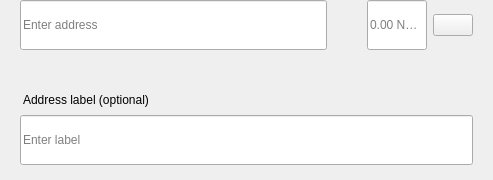
<?xml version="1.0" encoding="UTF-8"?>
<ui version="4.0">
 <class>SendMultiRow</class>
 <widget class="QWidget" name="SendMultiRow">
  <property name="geometry">
   <rect>
    <x>0</x>
    <y>0</y>
    <width>493</width>
    <height>180</height>
   </rect>
  </property>
  <property name="minimumSize">
   <size>
    <width>0</width>
    <height>0</height>
   </size>
  </property>
  <property name="maximumSize">
   <size>
    <width>16777215</width>
    <height>16777215</height>
   </size>
  </property>
  <property name="windowTitle">
   <string>Form</string>
  </property>
  <layout class="QVBoxLayout" name="verticalLayout_3">
   <property name="spacing">
    <number>0</number>
   </property>
   <property name="leftMargin">
    <number>0</number>
   </property>
   <property name="topMargin">
    <number>0</number>
   </property>
   <property name="rightMargin">
    <number>20</number>
   </property>
   <property name="bottomMargin">
    <number>5</number>
   </property>
   <item alignment="Qt::AlignTop">
    <widget class="QWidget" name="widget" native="true">
     <property name="sizePolicy">
      <sizepolicy hsizetype="Expanding" vsizetype="Maximum">
       <horstretch>0</horstretch>
       <verstretch>0</verstretch>
      </sizepolicy>
     </property>
     <property name="minimumSize">
      <size>
       <width>0</width>
       <height>60</height>
      </size>
     </property>
     <property name="maximumSize">
      <size>
       <width>16777215</width>
       <height>85</height>
      </size>
     </property>
     <layout class="QHBoxLayout" name="horizontalLayout" stretch="6,0,2">
      <property name="spacing">
       <number>0</number>
      </property>
      <property name="leftMargin">
       <number>8</number>
      </property>
      <property name="topMargin">
       <number>0</number>
      </property>
      <property name="rightMargin">
       <number>0</number>
      </property>
      <property name="bottomMargin">
       <number>0</number>
      </property>
      <item alignment="Qt::AlignTop">
       <widget class="QStackedWidget" name="stackedAddress">
        <property name="minimumSize">
         <size>
          <width>0</width>
          <height>50</height>
         </size>
        </property>
        <property name="maximumSize">
         <size>
          <width>16777215</width>
          <height>50</height>
         </size>
        </property>
        <widget class="QWidget" name="page_4">
         <property name="sizePolicy">
          <sizepolicy hsizetype="Expanding" vsizetype="Preferred">
           <horstretch>0</horstretch>
           <verstretch>0</verstretch>
          </sizepolicy>
         </property>
         <property name="minimumSize">
          <size>
           <width>0</width>
           <height>50</height>
          </size>
         </property>
         <property name="maximumSize">
          <size>
           <width>16777215</width>
           <height>55</height>
          </size>
         </property>
         <layout class="QVBoxLayout" name="verticalLayout_7">
          <property name="spacing">
           <number>0</number>
          </property>
          <property name="leftMargin">
           <number>12</number>
          </property>
          <property name="topMargin">
           <number>0</number>
          </property>
          <property name="rightMargin">
           <number>0</number>
          </property>
          <property name="bottomMargin">
           <number>0</number>
          </property>
          <item>
           <widget class="QLineEdit" name="lineEditAddress">
            <property name="minimumSize">
             <size>
              <width>0</width>
              <height>50</height>
             </size>
            </property>
            <property name="maximumSize">
             <size>
              <width>16777215</width>
              <height>50</height>
             </size>
            </property>
            <property name="placeholderText">
             <string>Enter address</string>
            </property>
           </widget>
          </item>
         </layout>
        </widget>
        <widget class="QWidget" name="page_3"/>
       </widget>
      </item>
      <item>
       <spacer name="horizontalSpacer_3">
        <property name="orientation">
         <enum>Qt::Horizontal</enum>
        </property>
        <property name="sizeType">
         <enum>QSizePolicy::Fixed</enum>
        </property>
        <property name="sizeHint" stdset="0">
         <size>
          <width>40</width>
          <height>20</height>
         </size>
        </property>
       </spacer>
      </item>
      <item>
       <layout class="QHBoxLayout" name="horizontalLayout_2">
        <property name="spacing">
         <number>6</number>
        </property>
        <item alignment="Qt::AlignTop">
         <widget class="QLineEdit" name="lineEditAmount">
          <property name="sizePolicy">
           <sizepolicy hsizetype="Expanding" vsizetype="Preferred">
            <horstretch>0</horstretch>
            <verstretch>0</verstretch>
           </sizepolicy>
          </property>
          <property name="minimumSize">
           <size>
            <width>0</width>
            <height>50</height>
           </size>
          </property>
          <property name="maximumSize">
           <size>
            <width>16777215</width>
            <height>50</height>
           </size>
          </property>
          <property name="maxLength">
           <number>17</number>
          </property>
          <property name="alignment">
           <set>Qt::AlignLeading|Qt::AlignLeft|Qt::AlignVCenter</set>
          </property>
          <property name="placeholderText">
           <string notr="true">0.00 NAKAM</string>
          </property>
         </widget>
        </item>
        <item>
         <layout class="QVBoxLayout" name="verticalLayout">
          <property name="topMargin">
           <number>14</number>
          </property>
          <property name="bottomMargin">
           <number>0</number>
          </property>
          <item alignment="Qt::AlignTop">
           <widget class="QPushButton" name="btnMenu">
            <property name="minimumSize">
             <size>
              <width>0</width>
              <height>0</height>
             </size>
            </property>
            <property name="maximumSize">
             <size>
              <width>16777215</width>
              <height>16777215</height>
             </size>
            </property>
            <property name="focusPolicy">
             <enum>Qt::NoFocus</enum>
            </property>
            <property name="text">
             <string/>
            </property>
           </widget>
          </item>
         </layout>
        </item>
       </layout>
      </item>
     </layout>
    </widget>
   </item>
   <item>
    <widget class="QWidget" name="layoutLabel" native="true">
     <property name="minimumSize">
      <size>
       <width>0</width>
       <height>0</height>
      </size>
     </property>
     <property name="maximumSize">
      <size>
       <width>16777215</width>
       <height>16777215</height>
      </size>
     </property>
     <layout class="QVBoxLayout" name="verticalLayout_9">
      <property name="spacing">
       <number>6</number>
      </property>
      <property name="leftMargin">
       <number>20</number>
      </property>
      <property name="topMargin">
       <number>0</number>
      </property>
      <property name="rightMargin">
       <number>0</number>
      </property>
      <property name="bottomMargin">
       <number>10</number>
      </property>
      <item>
       <spacer name="verticalSpacer">
        <property name="orientation">
         <enum>Qt::Vertical</enum>
        </property>
        <property name="sizeType">
         <enum>QSizePolicy::Fixed</enum>
        </property>
        <property name="sizeHint" stdset="0">
         <size>
          <width>20</width>
          <height>20</height>
         </size>
        </property>
       </spacer>
      </item>
      <item>
       <widget class="QLabel" name="labelSubtitleDescription">
        <property name="styleSheet">
         <string notr="true">margin-bottom:2px;
margin-left:0.05px;
padding:0px;</string>
        </property>
        <property name="text">
         <string>Address label (optional)</string>
        </property>
       </widget>
      </item>
      <item>
       <widget class="QLineEdit" name="lineEditDescription">
        <property name="minimumSize">
         <size>
          <width>0</width>
          <height>50</height>
         </size>
        </property>
        <property name="maximumSize">
         <size>
          <width>16777215</width>
          <height>50</height>
         </size>
        </property>
        <property name="placeholderText">
         <string>Enter label</string>
        </property>
       </widget>
      </item>
     </layout>
    </widget>
   </item>
  </layout>
 </widget>
 <resources/>
 <connections/>
</ui>
